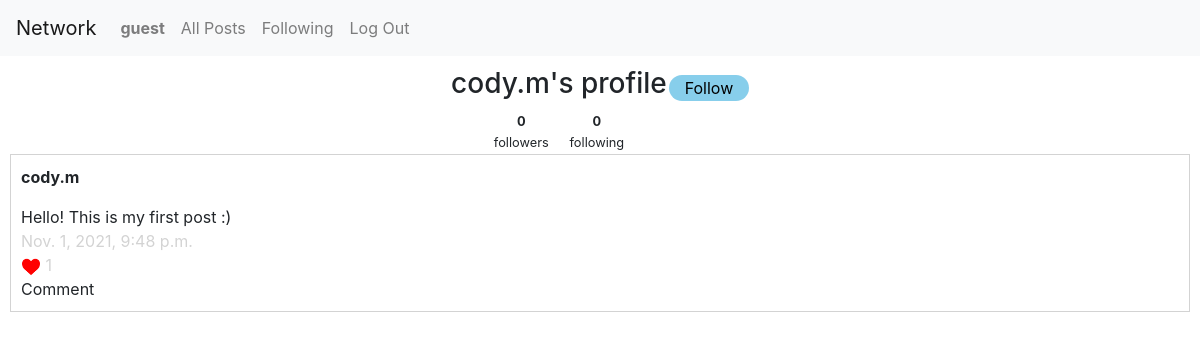
The page /social/profile-page/cody.m (signed in) on the database as committed earlier.
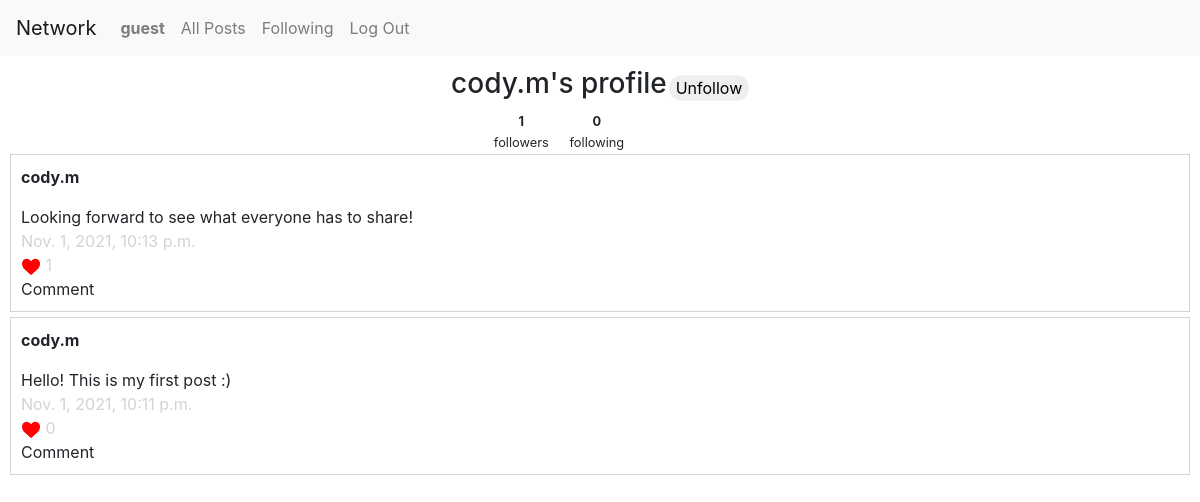
The same page on the database as committed later.
### landing_page/models.py (models this page shows, shortened)
class User(AbstractUser):
    number_of_followers = models.IntegerField(default=0)
    number_of_followings = models.IntegerField(default=0)

### social/models.py (models this page shows, shortened)
class Post(models.Model):
    creator = models.ForeignKey(User, on_delete=models.CASCADE, related_name='posts')
    post = models.CharField(max_length=280)
    timestamp = models.DateTimeField(auto_now_add=True)
    likes = models.IntegerField(default=0)

### social/views.py (the view)
# urls.py: path("profile-page/<str:username>", views.profile_page, name="profile-page"),
def profile_page(request, username):
    userObject = User.objects.get(username=username)    # This is the user from where the page was linked
    userPosts = Post.objects.filter(creator=userObject).order_by("-timestamp")
    paginator = Paginator(userPosts, 10)
    page_number = request.GET.get('page')
    page_obj = paginator.get_page(page_number)
    if not request.user.id:     # request.user.id would return None if no user is logged in
        return render(request, "social/default-profile.html", {
            "userProfileObject": userObject,
            "userPosts": page_obj,
            "displayPagination": areMoreThanTenItems(userPosts)
        })
    else:
        return render(request, "social/profile.html", {
            "loggedUser": request.user,
            "userProfileObject": userObject,
            "isFollowing": isFollowing(request.user.id, userObject.id),
            "userPosts": page_obj,
            "displayPagination": areMoreThanTenItems(userPosts)
        })

### social/views.py (called while the page is built)
def isFollowing(loggedUserID, otherUserID):
    loggedUser = User.objects.get(pk=loggedUserID)
    otherUser = User.objects.get(pk=otherUserID)
    return Follower.objects.filter(user=loggedUser, following=otherUser).exists()

def areMoreThanTenItems(given_list):
    return len(given_list) > 10

### social/templates/social/profile.html (shortened to what this page needs)
{% extends "social/layout.html" %}
{% load static %}
{% block body %}
	<table id="profile-page-header">
		<tr>
			<td><h3>{{ userProfileObject.username }}'s profile</h3></td>
			<td>
			    {% if loggedUser.username != userProfileObject.username %}
			    	{% if isFollowing %}
			    		<button id="unfollow-btn" value="{{ userProfileObject.username }}">Unfollow</button>
			    	{% else %}
						<button id="follow-btn" value="{{ userProfileObject.username }}">Follow</button>
			    	{% endif %}
				{% endif %}
			</td>
		</tr>
		<tr>
			<td>
				<table id="follow-table">
					<tr>
						<td class="follow-data"><b>{{ userProfileObject.number_of_followers }}</b></td>
						<td class="follow-data"><b>{{ userProfileObject.number_of_followings }}</b></td>
					</tr>
					<tr>
						<td class="follow-data">followers</td>
						<td class="follow-data">following</td>
					</tr>
				</table>
			</td>
			<td></td>
		</tr>
	</table>
	{% for post in userPosts%}
        <div class="div-border">
            <p><b>{{ post.creator.username }}</b></p>
            <div id="postID-{{post.id}}">{{ post.post }}</div>
            <div class="ligthgray-text">{{ post.timestamp }}</div>
            <div>
                <button data-postid="{{post.id}}" class="like-btn">
                    <img src="../../static/social/like-logo.png" alt="Like logo" width="20">
                </button>
                <span id="likesID-{{post.id}}" class="ligthgray-text">{{ post.likes }}</span>
             </div>
            <div>Comment</div>
        </div>
    {% endfor %}
{% endblock %}

Rows that differ between the two databases and show on the page:
removed Post: creator.username "cody.m", post "Hello! This is my first post :)", timestamp "Nov. 1, 2021, 9:48 p.m.", likes "1"
changed User "cody.m": number_of_followers "0" → "1"
added Post: creator.username "cody.m", post "Looking forward to see what everyone has to share!", timestamp "Nov. 1, 2021, 10:13 p.m.", likes "1"
added Post: creator.username "cody.m", post "Hello! This is my first post :)", timestamp "Nov. 1, 2021, 10:11 p.m.", likes "0"
Other text that changed with them:
text no longer shown: "Follow"
text now shown: "Unfollow"
